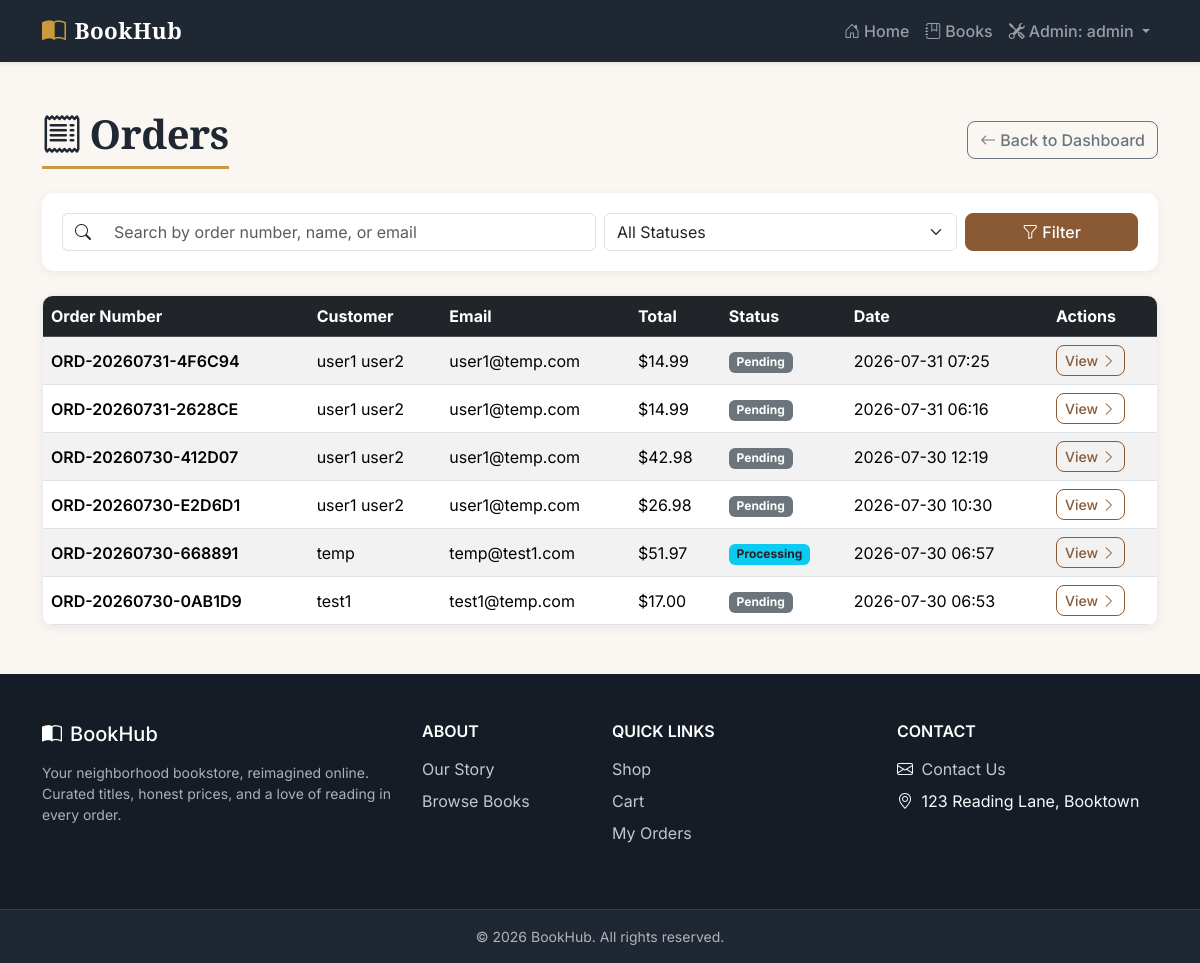
/admin/orders (signed in), run on the app's committed database.
### models.py (models this page shows, shortened)
class Admin(db.Model):
    id = db.Column(db.Integer, primary_key=True)
    username = db.Column(db.String(80), unique=True, nullable=False)
    password_hash = db.Column(db.String(255), nullable=False)

class Order(db.Model):
    __tablename__ = "orders"
    id = db.Column(db.Integer, primary_key=True)
    order_number = db.Column(db.String(20), unique=True, nullable=True)
    customer_id = db.Column(db.Integer, db.ForeignKey("customer.id"), nullable=True)
    customer = db.relationship("Customer", backref="orders")
    full_name = db.Column(db.String(150), nullable=False)
    email = db.Column(db.String(150), nullable=False)
    phone = db.Column(db.String(30), nullable=False)
    address_line1 = db.Column(db.String(255), nullable=False)
    address_line2 = db.Column(db.String(255), nullable=True)
    city = db.Column(db.String(100), nullable=False)
    state = db.Column(db.String(100), nullable=False)
    postal_code = db.Column(db.String(20), nullable=False)
    country = db.Column(db.String(100), nullable=False)
    total = db.Column(db.Float, nullable=False, default=0.0)
    status = db.Column(db.String(20), nullable=False, default="Pending")
    created_at = db.Column(db.DateTime, nullable=False, default=datetime.utcnow)
    items = db.relationship("OrderItem", backref="order", cascade="all, delete-orphan")

### app.py (the view, shortened to what this page needs)
@app.route("/admin/orders")
@login_required
def admin_orders():
    search = request.args.get("q", "").strip()
    status_filter = request.args.get("status", "").strip()
    query = Order.query
    if status_filter:
        query = query.filter(Order.status == status_filter)
    orders = query.order_by(Order.created_at.desc()).all()
    return render_template(
        "admin_orders.html",
        orders=orders,
        statuses=ORDER_STATUSES,
        search=search,
        selected_status=status_filter,
    )

### app.py (called while the page is built)
def login_required(view_func):
    @wraps(view_func)
    def wrapped_view(*args, **kwargs):
        if not session.get("admin_id"):
            return redirect(url_for("admin_login", next=request.path))
        return view_func(*args, **kwargs)
    return wrapped_view

@app.template_global()
def current_admin_username():
    if not session.get("admin_id"):
        return None
    admin = Admin.query.get(session["admin_id"])
    return admin.username if admin else None

### templates/admin_orders.html (shortened to what this page needs)
{% extends "base.html" %}
{% block content %}
<div class="container py-5">
    <div class="d-flex justify-content-between align-items-center mb-4 flex-wrap gap-2">
        <h1 class="mb-0"><i class="bi bi-receipt me-2"></i>Orders</h1>
        <a href="{{ url_for('admin') }}" class="btn btn-outline-secondary">
            <i class="bi bi-arrow-left me-1"></i>Back to Dashboard
        </a>
    </div>
    <div class="search-filter-bar mb-4">
        <form method="GET" action="{{ url_for('admin_orders') }}" class="row g-2 align-items-center">
            <div class="col-12 col-md-6">
                <div class="input-group">
                    <span class="input-group-text bg-white"><i class="bi bi-search"></i></span>
                    <input type="text" name="q" class="form-control" placeholder="Search by order number, name, or email" value="{{ search }}">
                </div>
            </div>
            <div class="col-8 col-md-4">
                <select name="status" class="form-select">
                    <option value="">All Statuses</option>
                </select>
            </div>
            <div class="col-4 col-md-2">
                <button type="submit" class="btn btn-primary w-100">
                    <i class="bi bi-funnel me-1"></i>Filter
                </button>
            </div>
        </form>
    </div>
    {% if orders %}
    <div class="card cart-card">
        <div class="table-responsive">
            <table class="table table-striped table-hover align-middle mb-0">
                <thead class="table-dark">
                    <tr>
                        <th>Order Number</th>
                        <th>Customer</th>
                        <th>Email</th>
                        <th>Total</th>
                        <th>Status</th>
                        <th>Date</th>
                        <th>Actions</th>
                    </tr>
                </thead>
                <tbody>
                    {% for order in orders %}
                    <tr>
                        <td class="fw-semibold">{{ order.order_number }}</td>
                        <td>{{ order.full_name }}</td>
                        <td>{{ order.email }}</td>
                        <td>${{ "%.2f"|format(order.total) }}</td>
                        <td>
                            {% if order.status == "Pending" %}
                            <span class="badge bg-secondary">{{ order.status }}</span>
                            {% elif order.status == "Processing" %}
                            <span class="badge bg-info text-dark">{{ order.status }}</span>
                            {% elif order.status == "Shipped" %}
                            <span class="badge bg-primary">{{ order.status }}</span>
                            {% elif order.status == "Delivered" %}
                            <span class="badge bg-success">{{ order.status }}</span>
                            {% elif order.status == "Cancelled" %}
                            <span class="badge bg-danger">{{ order.status }}</span>
                            {% else %}
                            <span class="badge bg-secondary">{{ order.status }}</span>
                            {% endif %}
                        </td>
                        <td>{{ order.created_at.strftime("%Y-%m-%d %H:%M") }}</td>
                        <td>
                            <a href="{{ url_for('admin_order_details', order_id=order.id) }}" class="btn btn-sm btn-outline-primary">
                                View <i class="bi bi-chevron-right"></i>
                            </a>
                        </td>
                    </tr>
                    {% endfor %}
                </tbody>
            </table>
        </div>
    </div>
    {% else %}
    <div class="empty-state text-center py-5">
        <i class="bi bi-receipt display-1"></i>
        <p class="fs-5 text-muted mt-3 mb-0">No orders found.</p>
    </div>
    {% endif %}
</div>
{% endblock %}

### templates/base.html (shortened to what this page needs)
<!DOCTYPE html>
<html lang="en">
<head>
    <link href="https://cdn.jsdelivr.net/npm/bootstrap@5.3.3/dist/css/bootstrap.min.css" rel="stylesheet">
    <link href="https://cdn.jsdelivr.net/npm/bootstrap-icons@1.11.3/font/bootstrap-icons.css" rel="stylesheet">
    <link href="{{ url_for('static', filename='css/style.css') }}" rel="stylesheet">
</head>
<body>
    <nav class="navbar navbar-expand-lg navbar-dark site-navbar sticky-top shadow-sm">
        <div class="container">
            <a class="navbar-brand d-flex align-items-center gap-2" href="{{ url_for('home') }}">
                <i class="bi bi-book-half fs-4"></i>
                <span class="brand-text">BookHub</span>
            </a>
            <div class="collapse navbar-collapse" id="navbarNav">
                <ul class="navbar-nav ms-auto align-items-lg-center">
                    <li class="nav-item">
                        <a class="nav-link" href="{{ url_for('home') }}"><i class="bi bi-house-door me-1"></i>Home</a>
                    </li>
                    <li class="nav-item">
                        <a class="nav-link" href="{{ url_for('books') }}"><i class="bi bi-journal-bookmark me-1"></i>Books</a>
                    </li>
                    {% if session.get('admin_id') %}
                    <li class="nav-item dropdown">
                        <a class="nav-link dropdown-toggle" href="#" role="button" data-bs-toggle="dropdown" aria-expanded="false">
                            <i class="bi bi-tools me-1"></i>Admin: {{ current_admin_username() }}
                        </a>
                    </li>
                    {% endif %}
                </ul>
            </div>
        </div>
    </nav>
    <main>
        {% block content %}{% endblock %}
    </main>
    <footer class="site-footer text-light mt-auto">
        <div class="container py-5">
            <div class="row gy-4">
                <div class="col-md-4">
                    <h5 class="d-flex align-items-center gap-2 mb-3">
                        <i class="bi bi-book-half"></i> BookHub
                    </h5>
                    <p class="text-footer-muted small mb-0">
                        Your neighborhood bookstore, reimagined online. Curated titles, honest prices,
                        and a love of reading in every order.
                    </p>
                </div>
                <div class="col-6 col-md-2">
                    <h6 class="text-uppercase fw-semibold mb-3">About</h6>
                    <ul class="list-unstyled footer-links">
                        <li><a href="{{ url_for('home') }}">Our Story</a></li>
                        <li><a href="{{ url_for('books') }}">Browse Books</a></li>
                    </ul>
                </div>
                <div class="col-6 col-md-3">
                    <h6 class="text-uppercase fw-semibold mb-3">Quick Links</h6>
                    <ul class="list-unstyled footer-links">
                        <li><a href="{{ url_for('books') }}">Shop</a></li>
                        <li><a href="{{ url_for('cart') }}">Cart</a></li>
                        <li>
                            {% if session.get('customer_id') %}
                            <a href="{{ url_for('order_history') }}">My Orders</a>
                            {% else %}
                            <a href="{{ url_for('customer_login') }}">My Orders</a>
                            {% endif %}
                        </li>
                    </ul>
                </div>
                <div class="col-md-3">
                    <h6 class="text-uppercase fw-semibold mb-3">Contact</h6>
                    <ul class="list-unstyled footer-links">
                        <li><i class="bi bi-envelope me-1"></i> <a href="{{ url_for('contact') }}">Contact Us</a></li>
                        <li><i class="bi bi-geo-alt me-1"></i> 123 Reading Lane, Booktown</li>
                    </ul>
                </div>
            </div>
        </div>
        <div class="footer-bottom py-3">
            <div class="container text-center small text-footer-muted">
                &copy; 2026 BookHub. All rights reserved.
            </div>
        </div>
    </footer>
</body>
</html>

### static/css/style.css (style rules this page uses)
:root { --bh-navy: #1f2733; --bh-navy-dark: #161c25; --bh-primary: #8a5a34; --bh-primary-dark: #6e4527; --bh-gold: #c99a3e; --bh-cream: #faf7f2; --bh-heading-font: "Merriweather", Georgia, serif; --bh-body-font: "Inter", "Segoe UI", system-ui, -apple-system, sans-serif; }
body { display: flex; flex-direction: column; min-height: 100vh; background-color: var(--bh-cream); font-family: var(--bh-body-font); }
main { flex: 1; }
h1, h2, h3, h4, h5, h6 { font-family: var(--bh-heading-font); color: var(--bh-navy); }
main h1 { display: inline-block; padding-bottom: .5rem; margin-bottom: 2rem; border-bottom: 3px solid var(--bh-gold); font-weight: 700; letter-spacing: -0.01em; }
.site-navbar { background-color: var(--bh-navy); }
.site-navbar .navbar-brand { font-family: var(--bh-heading-font); font-weight: 900; font-size: 1.4rem; letter-spacing: .02em; }
.site-navbar .navbar-brand i { color: var(--bh-gold); }
.site-navbar .nav-link { font-weight: 500; padding: .5rem .85rem; border-radius: .4rem; transition: color .15s ease, background-color .15s ease; }
.btn { border-radius: .5rem; font-weight: 500; transition: transform .15s ease, box-shadow .15s ease; }
.btn-primary { --bs-btn-bg: var(--bh-primary); --bs-btn-border-color: var(--bh-primary); --bs-btn-hover-bg: var(--bh-primary-dark); --bs-btn-hover-border-color: var(--bh-primary-dark); --bs-btn-active-bg: var(--bh-primary-dark); --bs-btn-active-border-color: var(--bh-primary-dark); --bs-btn-focus-shadow-rgb: 138, 90, 52; }
.btn-outline-primary { --bs-btn-color: var(--bh-primary); --bs-btn-border-color: var(--bh-primary); --bs-btn-hover-bg: var(--bh-primary); --bs-btn-hover-border-color: var(--bh-primary); --bs-btn-active-bg: var(--bh-primary); --bs-btn-active-border-color: var(--bh-primary); }
.card { border: none; border-radius: .75rem; box-shadow: 0 2px 10px rgba(15, 23, 42, .08); transition: transform .15s ease, box-shadow .15s ease; }
.table-responsive { border-radius: .6rem; overflow: hidden; }
.auth-card, .profile-card, .cart-card, .checkout-section-card, .order-summary-card, .order-card, .admin-stat-card, .purchase-panel { border: 1px solid rgba(31, 39, 51, .08); }
.search-filter-bar { background-color: #fff; border-radius: .75rem; padding: 1.25rem; box-shadow: 0 2px 10px rgba(15, 23, 42, .06); }
.search-filter-bar .input-group-text { border-right: none; }
.search-filter-bar .input-group .form-control { border-left: none; }
.site-footer { background-color: var(--bh-navy-dark); margin-top: 4rem; }
.site-footer h5, .site-footer h6 { color: #fff; font-family: var(--bh-body-font); }
.text-footer-muted { color: rgba(255, 255, 255, .65); }
.footer-links li { margin-bottom: .5rem; }
.footer-links a { color: rgba(255, 255, 255, .75); text-decoration: none; transition: color .15s ease; }
.footer-bottom { background-color: var(--bh-navy); border-top: 1px solid rgba(255, 255, 255, .1); }

### data on the page
Admin: username "admin"
Order: order_number "ORD-20260731-4F6C94", full_name "user1 user2", email "user1@temp.com", total "14.99", status "Pending", created_at "2026-07-31 07:25"
Order: order_number "ORD-20260731-2628CE", full_name "user1 user2", email "user1@temp.com", total "14.99", status "Pending", created_at "2026-07-31 06:16"
Order: order_number "ORD-20260730-412D07", full_name "user1 user2", email "user1@temp.com", total "42.98", status "Pending", created_at "2026-07-30 12:19"
Order: order_number "ORD-20260730-E2D6D1", full_name "user1 user2", email "user1@temp.com", total "26.98", status "Pending", created_at "2026-07-30 10:30"
Order: order_number "ORD-20260730-668891", full_name "temp", email "temp@test1.com", total "51.97", status "Processing", created_at "2026-07-30 06:57"
Order: order_number "ORD-20260730-0AB1D9", full_name "test1", email "test1@temp.com", total "17.00", status "Pending", created_at "2026-07-30 06:53"
